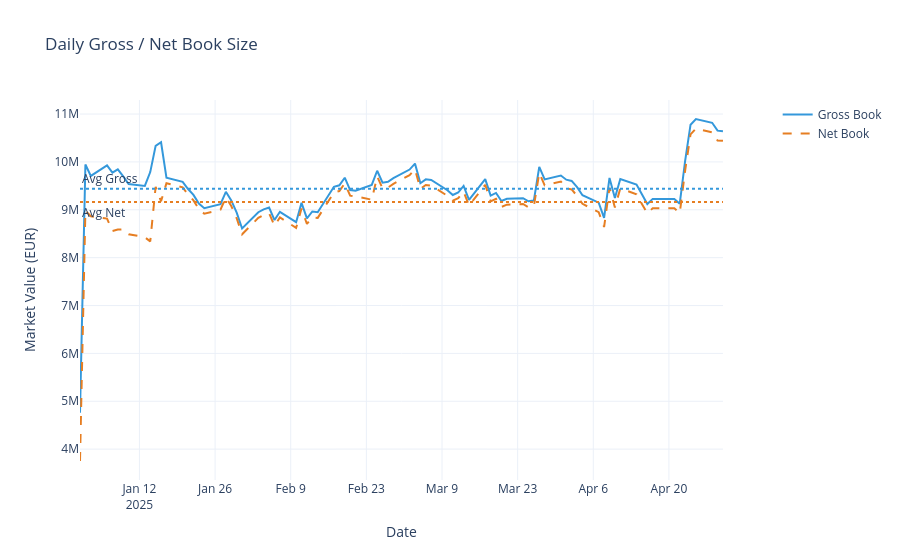

The notebook cell saved with this chart:
### Code cell
fig_book = make_subplots(specs=[[{'secondary_y': True}]])

fig_book.add_trace(
    go.Scatter(x=daily_book['report_date'], y=daily_book['gross_book'],
               name='Gross Book', line=dict(color='#3498db')),
    secondary_y=False,
)
fig_book.add_trace(
    go.Scatter(x=daily_book['report_date'], y=daily_book['net_book'],
               name='Net Book', line=dict(color='#e67e22', dash='dash')),
    secondary_y=False,
)
fig_book.add_hline(
    y=res['book_size']['avg_gross'], line_dash='dot', line_color='#3498db',
    annotation_text='Avg Gross', annotation_position='top left',
)
fig_book.add_hline(
    y=res['book_size']['avg_net'], line_dash='dot', line_color='#e67e22',
    annotation_text='Avg Net', annotation_position='bottom left',
)
fig_book.update_layout(
    title='Daily Gross / Net Book Size',
    xaxis_title='Date',
    yaxis_title='Market Value (EUR)',
    template='plotly_white',
)
fig_book.show()
